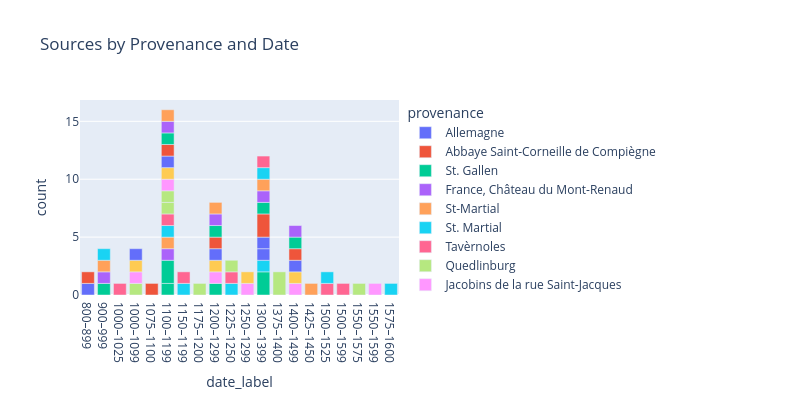

The notebook cell saved with this chart:
### Markdown cell above
## Exploring the Institutional Provenance of Sources

### Code cell
sources_grouped = (
    sources_df
    .groupby(['date_label', 'country', 'provenance','century_num', 'date_start'])
    .size()
    .reset_index(name='count')
    .sort_values(['century_num', 'date_start'])
)

fig = px.bar(sources_grouped,
             x='date_label',
             y='count',
             color='provenance',
             title='Sources by Provenance and Date',
             width=800, height=400)

# Tell Plotly to keep the x-axis order as-is (don't re-sort alphabetically)
fig.update_xaxes(categoryorder='array', categoryarray=sources_grouped['date_label'].tolist())

fig.show()

### Figure 1 — Plotly figure (JSON) as saved in the notebook; plotly's stock layout.template omitted (floating-point values rounded to 4 significant figures)
{"data": [{"alignmentgroup": "True", "hovertemplate": "provenance=Allemagne<br>date_label=%{x}<br>count=%{y}<extra></extra>", "legendgroup": "Allemagne", "marker": {"color": "#636efa", "pattern": {"shape": ""}}, "name": "Allemagne", "offsetgroup": "Allemagne", "orientation": "v", "showlegend": true, "textposition": "auto", "type": "bar", "x": ["800–899"], "xaxis": "x", "y": [1], "yaxis": "y"}, {"alignmentgroup": "True", "hovertemplate": "provenance=Abbaye Saint-Corneille de Compiègne<br>date_label=%{x}<br>count=%{y}<extra></extra>", "legendgroup": "Abbaye Saint-Corneille de Compiègne", "marker": {"color": "#EF553B", "pattern": {"shape": ""}}, "name": "Abbaye Saint-Corneille de Compiègne", "offsetgroup": "Abbaye Saint-Corneille de Compiègne", "orientation": "v", "showlegend": true, "textposition": "auto", "type": "bar", "x": ["800–899"], "xaxis": "x", "y": [1], "yaxis": "y"}, {"alignmentgroup": "True", "hovertemplate": "provenance=St. Gallen<br>date_label=%{x}<br>count=%{y}<extra></extra>", "legendgroup": "St. Gallen", "marker": {"color": "#00cc96", "pattern": {"shape": ""}}, "name": "St. Gallen", "offsetgroup": "St. Gallen", "orientation": "v", "showlegend": true, "textposition": "auto", "type": "bar", "x": ["900–999", "1100–1199"], "xaxis": "x", "y": [1, 1], "yaxis": "y"}, {"alignmentgroup": "True", "hovertemplate": "provenance=France, Château du Mont-Renaud<br>date_label=%{x}<br>count=%{y}<extra></extra>", "legendgroup": "France, Château du Mont-Renaud", "marker": {"color": "#ab63fa", "pattern": {"shape": ""}}, "name": "France, Château du Mont-Renaud", "offsetgroup": "France, Château du Mont-Renaud", "orientation": "v", "showlegend": true, "textposition": "auto", "type": "bar", "x": ["900–999"], "xaxis": "x", "y": [1], "yaxis": "y"}, {"alignmentgroup": "True", "hovertemplate": "provenance=St-Martial<br>date_label=%{x}<br>count=%{y}<extra></extra>", "legendgroup": "St-Martial", "marker": {"color": "#FFA15A", "pattern": {"shape": ""}}, "name": "St-Martial", "offsetgroup": "St-Martial", "orientation": "v", "showlegend": true, "textposition": "auto", "type": "bar", "x": ["900–999"], "xaxis": "x", "y": [1], "yaxis": "y"}, {"alignmentgroup": "True", "hovertemplate": "provenance=St. Martial<br>date_label=%{x}<br>count=%{y}<extra></extra>", "legendgroup": "St. Martial", "marker": {"color": "#19d3f3", "pattern": {"shape": ""}}, "name": "St. Martial", "offsetgroup": "St. Martial", "orientation": "v", "showlegend": true, "textposition": "auto", "type": "bar", "x": ["900–999"], "xaxis": "x", "y": [1], "yaxis": "y"}, {"alignmentgroup": "True", "hovertemplate": "provenance=Tavèrnoles<br>date_label=%{x}<br>count=%{y}<extra></extra>", "legendgroup": "Tavèrnoles", "marker": {"color": "#FF6692", "pattern": {"shape": ""}}, "name": "Tavèrnoles", "offsetgroup": "Tavèrnoles", "orientation": "v", "showlegend": true, "textposition": "auto", "type": "bar", "x": ["1000–1025"], "xaxis": "x", "y": [1], "yaxis": "y"}, {"alignmentgroup": "True", "hovertemplate": "provenance=Quedlinburg<br>date_label=%{x}<br>count=%{y}<extra></extra>", "legendgroup": "Quedlinburg", "marker": {"color": "#B6E880", "pattern": {"shape": ""}}, "name": "Quedlinburg", "offsetgroup": "Quedlinburg", "orientation": "v", "showlegend": true, "textposition": "auto", "type": "bar", "x": ["1000–1099"], "xaxis": "x", "y": [1], "yaxis": "y"}, {"alignmentgroup": "True", "hovertemplate": "provenance=Jacobins de la rue Saint-Jacques<br>date_label=%{x}<br>count=%{y}<extra></extra>", "legendgroup": "Jacobins de la rue Saint-Jacques", "marker": {"color": "#FF97FF", "pattern": {"shape": ""}}, "name": "Jacobins de la rue Saint-Jacques", "offsetgroup": "Jacobins de la rue Saint-Jacques", "orientation": "v", "showlegend": true, "textposition": "auto", "type": "bar", "x": ["1000–1099"], "xaxis": "x", "y": [1], "yaxis": "y"}, {"alignmentgroup": "True", "hovertemplate": "provenance=Ascribed to Santo Domingo de Silos (see 'Description' above)<br>date_label=%{x}<br>count=%{y}<extra></extra>", "legendgroup": "Ascribed to Santo Domingo de Silos (see 'Description' above)", "marker": {"color": "#FECB52", "pattern": {"shape": ""}}, "name": "Ascribed to Santo Domingo de Silos (see 'Description' above)", "offsetgroup": "Ascribed to Santo Domingo de Silos (see 'Description' above)", "orientation": "v", "showlegend": true, "textposition": "auto", "type": "bar", "x": ["1000–1099"], "xaxis": "x", "y": [1], "yaxis": "y"}, {"alignmentgroup": "True", "hovertemplate": "provenance=Santo Domingo de Silos<br>date_label=%{x}<br>count=%{y}<extra></extra>", "legendgroup": "Santo Domingo de Silos", "marker": {"color": "#636efa", "pattern": {"shape": ""}}, "name": "Santo Domingo de Silos", "offsetgroup": "Santo Domingo de Silos", "orientation": "v", "showlegend": true, "textposition": "auto", "type": "bar", "x": ["1000–1099"], "xaxis": "x", "y": [1], "yaxis": "y"}, {"alignmentgroup": "True", "hovertemplate": "provenance=Toledo<br>date_label=%{x}<br>count=%{y}<extra></extra>", "legendgroup": "Toledo", "marker": {"color": "#EF553B", "pattern": {"shape": ""}}, "name": "Toledo", "offsetgroup": "Toledo", "orientation": "v", "showlegend": true, "textposition": "auto", "type": "bar", "x": ["1075–1100"], "xaxis": "x", "y": [1], "yaxis": "y"}, {"alignmentgroup": "True", "hovertemplate": "provenance=Klosterneuburg<br>date_label=%{x}<br>count=%{y}<extra></extra>", "legendgroup": "Klosterneuburg", "marker": {"color": "#00cc96", "pattern": {"shape": ""}}, "name": "Klosterneuburg", "offsetgroup": "Klosterneuburg", "orientation": "v", "showlegend": true, "textposition": "auto", "type": "bar", "x": ["1100–1199", "1200–1299", "1300–1399"], "xaxis": "x", "y": [2, 1, 2], "yaxis": "y"}, {"alignmentgroup": "True", "hovertemplate": "provenance=Kremsmünster<br>date_label=%{x}<br>count=%{y}<extra></extra>", "legendgroup": "Kremsmünster", "marker": {"color": "#ab63fa", "pattern": {"shape": ""}}, "name": "Kremsmünster", "offsetgroup": "Kremsmünster", "orientation": "v", "showlegend": true, "textposition": "auto", "type": "bar", "x": ["1100–1199"], "xaxis": "x", "y": [1], "yaxis": "y"}, {"alignmentgroup": "True", "hovertemplate": "provenance=Southern Germany / Austria<br>date_label=%{x}<br>count=%{y}<extra></extra>", "legendgroup": "Southern Germany / Austria", "marker": {"color": "#FFA15A", "pattern": {"shape": ""}}, "name": "Southern Germany / Austria", "offsetgroup": "Southern Germany / Austria", "orientation": "v", "showlegend": true, "textposition": "auto", "type": "bar", "x": ["1100–1199"], "xaxis": "x", "y": [1], "yaxis": "y"}, {"alignmentgroup": "True", "hovertemplate": "provenance=Köln<br>date_label=%{x}<br>count=%{y}<extra></extra>", "legendgroup": "Köln", "marker": {"color": "#19d3f3", "pattern": {"shape": ""}}, "name": "Köln", "offsetgroup": "Köln", "orientation": "v", "showlegend": true, "textposition": "auto", "type": "bar", "x": ["1100–1199"], "xaxis": "x", "y": [1], "yaxis": "y"}, {"alignmentgroup": "True", "hovertemplate": "provenance=Weingarten<br>date_label=%{x}<br>count=%{y}<extra></extra>", "legendgroup": "Weingarten", "marker": {"color": "#FF6692", "pattern": {"shape": ""}}, "name": "Weingarten", "offsetgroup": "Weingarten", "orientation": "v", "showlegend": true, "textposition": "auto", "type": "bar", "x": ["1100–1199"], "xaxis": "x", "y": [1], "yaxis": "y"}, {"alignmentgroup": "True", "hovertemplate": "provenance=Würzburg<br>date_label=%{x}<br>count=%{y}<extra></extra>", "legendgroup": "Würzburg", "marker": {"color": "#B6E880", "pattern": {"shape": ""}}, "name": "Würzburg", "offsetgroup": "Würzburg", "orientation": "v", "showlegend": true, "textposition": "auto", "type": "bar", "x": ["1100–1199", "1100–1199"], "xaxis": "x", "y": [1, 1], "yaxis": "y"}, {"alignmentgroup": "True", "hovertemplate": "provenance=Zwiefalten<br>date_label=%{x}<br>count=%{y}<extra></extra>", "legendgroup": "Zwiefalten", "marker": {"color": "#FF97FF", "pattern": {"shape": ""}}, "name": "Zwiefalten", "offsetgroup": "Zwiefalten", "orientation": "v", "showlegend": true, "textposition": "auto", "type": "bar", "x": ["1100–1199"], "xaxis": "x", "y": [1], "yaxis": "y"}, {"alignmentgroup": "True", "hovertemplate": "provenance=Auch<br>date_label=%{x}<br>count=%{y}<extra></extra>", "legendgroup": "Auch", "marker": {"color": "#FECB52", "pattern": {"shape": ""}}, "name": "Auch", "offsetgroup": "Auch", "orientation": "v", "showlegend": true, "textposition": "auto", "type": "bar", "x": ["1100–1199"], "xaxis": "x", "y": [1], "yaxis": "y"}, {"alignmentgroup": "True", "hovertemplate": "provenance=Colegiata de Sant Feliu de Girona<br>date_label=%{x}<br>count=%{y}<extra></extra>", "legendgroup": "Colegiata de Sant Feliu de Girona", "marker": {"color": "#636efa", "pattern": {"shape": ""}}, "name": "Colegiata de Sant Feliu de Girona", "offsetgroup": "Colegiata de Sant Feliu de Girona", "orientation": "v", "showlegend": true, "textposition": "auto", "type": "bar", "x": ["1100–1199"], "xaxis": "x", "y": [1], "yaxis": "y"}, {"alignmentgroup": "True", "hovertemplate": "provenance=Abbaye royale de Saint-Denis<br>date_label=%{x}<br>count=%{y}<extra></extra>", "legendgroup": "Abbaye royale de Saint-Denis", "marker": {"color": "#EF553B", "pattern": {"shape": ""}}, "name": "Abbaye royale de Saint-Denis", "offsetgroup": "Abbaye royale de Saint-Denis", "orientation": "v", "showlegend": true, "textposition": "auto", "type": "bar", "x": ["1100–1199"], "xaxis": "x", "y": [1], "yaxis": "y"}, {"alignmentgroup": "True", "hovertemplate": "provenance=France, Nevers, Cathédrale de Nevers<br>date_label=%{x}<br>count=%{y}<extra></extra>", "legendgroup": "France, Nevers, Cathédrale de Nevers", "marker": {"color": "#00cc96", "pattern": {"shape": ""}}, "name": "France, Nevers, Cathédrale de Nevers", "offsetgroup": "France, Nevers, Cathédrale de Nevers", "orientation": "v", "showlegend": true, "textposition": "auto", "type": "bar", "x": ["1100–1199"], "xaxis": "x", "y": [1], "yaxis": "y"}, {"alignmentgroup": "True", "hovertemplate": "provenance=Saint-Amand<br>date_label=%{x}<br>count=%{y}<extra></extra>", "legendgroup": "Saint-Amand", "marker": {"color": "#ab63fa", "pattern": {"shape": ""}}, "name": "Saint-Amand", "offsetgroup": "Saint-Amand", "orientation": "v", "showlegend": true, "textposition": "auto", "type": "bar", "x": ["1100–1199"], "xaxis": "x", "y": [1], "yaxis": "y"}, {"alignmentgroup": "True", "hovertemplate": "provenance=St-Maur-des-Fossés<br>date_label=%{x}<br>count=%{y}<extra></extra>", "legendgroup": "St-Maur-des-Fossés", "marker": {"color": "#FFA15A", "pattern": {"shape": ""}}, "name": "St-Maur-des-Fossés", "offsetgroup": "St-Maur-des-Fossés", "orientation": "v", "showlegend": true, "textposition": "auto", "type": "bar", "x": ["1100–1199"], "xaxis": "x", "y": [1], "yaxis": "y"}, {"alignmentgroup": "True", "hovertemplate": "provenance=Prague, St. George Monastery<br>date_label=%{x}<br>count=%{y}<extra></extra>", "legendgroup": "Prague, St. George Monastery", "marker": {"color": "#19d3f3", "pattern": {"shape": ""}}, "name": "Prague, St. George Monastery", "offsetgroup": "Prague, St. George Monastery", "orientation": "v", "showlegend": true, "textposition": "auto", "type": "bar", "x": ["1150–1199", "1300–1399"], "xaxis": "x", "y": [1, 1], "yaxis": "y"}, {"alignmentgroup": "True", "hovertemplate": "provenance=Milan<br>date_label=%{x}<br>count=%{y}<extra></extra>", "legendgroup": "Milan", "marker": {"color": "#FF6692", "pattern": {"shape": ""}}, "name": "Milan", "offsetgroup": "Milan", "orientation": "v", "showlegend": true, "textposition": "auto", "type": "bar", "x": ["1150–1199"], "xaxis": "x", "y": [1], "yaxis": "y"}, {"alignmentgroup": "True", "hovertemplate": "provenance=Marseille<br>date_label=%{x}<br>count=%{y}<extra></extra>", "legendgroup": "Marseille", "marker": {"color": "#B6E880", "pattern": {"shape": ""}}, "name": "Marseille", "offsetgroup": "Marseille", "orientation": "v", "showlegend": true, "textposition": "auto", "type": "bar", "x": ["1175–1200"], "xaxis": "x", "y": [1], "yaxis": "y"}, {"alignmentgroup": "True", "hovertemplate": "provenance=Rein<br>date_label=%{x}<br>count=%{y}<extra></extra>", "legendgroup": "Rein", "marker": {"color": "#FF97FF", "pattern": {"shape": ""}}, "name": "Rein", "offsetgroup": "Rein", "orientation": "v", "showlegend": true, "textposition": "auto", "type": "bar", "x": ["1200–1299"], "xaxis": "x", "y": [1], "yaxis": "y"}, {"alignmentgroup": "True", "hovertemplate": "provenance=Esztergom<br>date_label=%{x}<br>count=%{y}<extra></extra>", "legendgroup": "Esztergom", "marker": {"color": "#FECB52", "pattern": {"shape": ""}}, "name": "Esztergom", "offsetgroup": "Esztergom", "orientation": "v", "showlegend": true, "textposition": "auto", "type": "bar", "x": ["1200–1299"], "xaxis": "x", "y": [1], "yaxis": "y"}, {"alignmentgroup": "True", "hovertemplate": "provenance=St George's Convent in Prague<br>date_label=%{x}<br>count=%{y}<extra></extra>", "legendgroup": "St George's Convent in Prague", "marker": {"color": "#636efa", "pattern": {"shape": ""}}, "name": "St George's Convent in Prague", "offsetgroup": "St George's Convent in Prague", "orientation": "v", "showlegend": true, "textposition": "auto", "type": "bar", "x": ["1200–1299", "1300–1399"], "xaxis": "x", "y": [1, 1], "yaxis": "y"}, {"alignmentgroup": "True", "hovertemplate": "provenance=Huesca<br>date_label=%{x}<br>count=%{y}<extra></extra>", "legendgroup": "Huesca", "marker": {"color": "#EF553B", "pattern": {"shape": ""}}, "name": "Huesca", "offsetgroup": "Huesca", "orientation": "v", "showlegend": true, "textposition": "auto", "type": "bar", "x": ["1200–1299"], "xaxis": "x", "y": [1], "yaxis": "y"}, {"alignmentgroup": "True", "hovertemplate": "provenance=Monasterio de San Salvador de Celanova (Ourense)<br>date_label=%{x}<br>count=%{y}<extra></extra>", "legendgroup": "Monasterio de San Salvador de Celanova (Ourense)", "marker": {"color": "#00cc96", "pattern": {"shape": ""}}, "name": "Monasterio de San Salvador de Celanova (Ourense)", "offsetgroup": "Monasterio de San Salvador de Celanova (Ourense)", "orientation": "v", "showlegend": true, "textposition": "auto", "type": "bar", "x": ["1200–1299"], "xaxis": "x", "y": [1], "yaxis": "y"}, {"alignmentgroup": "True", "hovertemplate": "provenance=Sens<br>date_label=%{x}<br>count=%{y}<extra></extra>", "legendgroup": "Sens", "marker": {"color": "#ab63fa", "pattern": {"shape": ""}}, "name": "Sens", "offsetgroup": "Sens", "orientation": "v", "showlegend": true, "textposition": "auto", "type": "bar", "x": ["1200–1299"], "xaxis": "x", "y": [1], "yaxis": "y"}, {"alignmentgroup": "True", "hovertemplate": "provenance=Tours<br>date_label=%{x}<br>count=%{y}<extra></extra>", "legendgroup": "Tours", "marker": {"color": "#FFA15A", "pattern": {"shape": ""}}, "name": "Tours", "offsetgroup": "Tours", "orientation": "v", "showlegend": true, "textposition": "auto", "type": "bar", "x": ["1200–1299"], "xaxis": "x", "y": [1], "yaxis": "y"}, {"alignmentgroup": "True", "hovertemplate": "provenance=Italy<br>date_label=%{x}<br>count=%{y}<extra></extra>", "legendgroup": "Italy", "marker": {"color": "#19d3f3", "pattern": {"shape": ""}}, "name": "Italy", "offsetgroup": "Italy", "orientation": "v", "showlegend": true, "textposition": "auto", "type": "bar", "x": ["1225–1250"], "xaxis": "x", "y": [1], "yaxis": "y"}, {"alignmentgroup": "True", "hovertemplate": "provenance=Cambrai<br>date_label=%{x}<br>count=%{y}<extra></extra>", "legendgroup": "Cambrai", "marker": {"color": "#FF6692", "pattern": {"shape": ""}}, "name": "Cambrai", "offsetgroup": "Cambrai", "orientation": "v", "showlegend": true, "textposition": "auto", "type": "bar", "x": ["1225–1250", "1500–1525"], "xaxis": "x", "y": [1, 1], "yaxis": "y"}, {"alignmentgroup": "True", "hovertemplate": "provenance=Worcester<br>date_label=%{x}<br>count=%{y}<extra></extra>", "legendgroup": "Worcester", "marker": {"color": "#B6E880", "pattern": {"shape": ""}}, "name": "Worcester", "offsetgroup": "Worcester", "orientation": "v", "showlegend": true, "textposition": "auto", "type": "bar", "x": ["1225–1250"], "xaxis": "x", "y": [1], "yaxis": "y"}, {"alignmentgroup": "True", "hovertemplate": "provenance=St. Pölten<br>date_label=%{x}<br>count=%{y}<extra></extra>", "legendgroup": "St. Pölten", "marker": {"color": "#FF97FF", "pattern": {"shape": ""}}, "name": "St. Pölten", "offsetgroup": "St. Pölten", "orientation": "v", "showlegend": true, "textposition": "auto", "type": "bar", "x": ["1250–1299"], "xaxis": "x", "y": [1], "yaxis": "y"}, {"alignmentgroup": "True", "hovertemplate": "provenance=Aachen<br>date_label=%{x}<br>count=%{y}<extra></extra>", "legendgroup": "Aachen", "marker": {"color": "#FECB52", "pattern": {"shape": ""}}, "name": "Aachen", "offsetgroup": "Aachen", "orientation": "v", "showlegend": true, "textposition": "auto", "type": "bar", "x": ["1250–1299"], "xaxis": "x", "y": [1], "yaxis": "y"}, {"alignmentgroup": "True", "hovertemplate": "provenance=St-Florian<br>date_label=%{x}<br>count=%{y}<extra></extra>", "legendgroup": "St-Florian", "marker": {"color": "#636efa", "pattern": {"shape": ""}}, "name": "St-Florian", "offsetgroup": "St-Florian", "orientation": "v", "showlegend": true, "textposition": "auto", "type": "bar", "x": ["1300–1399"], "xaxis": "x", "y": [1], "yaxis": "y"}, {"alignmentgroup": "True", "hovertemplate": "provenance=St-Lambrecht<br>date_label=%{x}<br>count=%{y}<extra></extra>", "legendgroup": "St-Lambrecht", "marker": {"color": "#EF553B", "pattern": {"shape": ""}}, "name": "St-Lambrecht", "offsetgroup": "St-Lambrecht", "orientation": "v", "showlegend": true, "textposition": "auto", "type": "bar", "x": ["1300–1399"], "xaxis": "x", "y": [2], "yaxis": "y"}, {"alignmentgroup": "True", "hovertemplate": "provenance=Einsiedeln<br>date_label=%{x}<br>count=%{y}<extra></extra>", "legendgroup": "Einsiedeln", "marker": {"color": "#00cc96", "pattern": {"shape": ""}}, "name": "Einsiedeln", "offsetgroup": "Einsiedeln", "orientation": "v", "showlegend": true, "textposition": "auto", "type": "bar", "x": ["1300–1399"], "xaxis": "x", "y": [1], "yaxis": "y"}, {"alignmentgroup": "True", "hovertemplate": "provenance=Catedral de Vic (Barcelona)<br>date_label=%{x}<br>count=%{y}<extra></extra>", "legendgroup": "Catedral de Vic (Barcelona)", "marker": {"color": "#ab63fa", "pattern": {"shape": ""}}, "name": "Catedral de Vic (Barcelona)", "offsetgroup": "Catedral de Vic (Barcelona)", "orientation": "v", "showlegend": true, "textposition": "auto", "type": "bar", "x": ["1300–1399"], "xaxis": "x", "y": [1], "yaxis": "y"}, {"alignmentgroup": "True", "hovertemplate": "provenance=Sant Cugat (Barcelona)<br>date_label=%{x}<br>count=%{y}<extra></extra>", "legendgroup": "Sant Cugat (Barcelona)", "marker": {"color": "#FFA15A", "pattern": {"shape": ""}}, "name": "Sant Cugat (Barcelona)", "offsetgroup": "Sant Cugat (Barcelona)", "orientation": "v", "showlegend": true, "textposition": "auto", "type": "bar", "x": ["1300–1399"], "xaxis": "x", "y": [1], "yaxis": "y"}, {"alignmentgroup": "True", "hovertemplate": "provenance=Arras<br>date_label=%{x}<br>count=%{y}<extra></extra>", "legendgroup": "Arras", "marker": {"color": "#19d3f3", "pattern": {"shape": ""}}, "name": "Arras", "offsetgroup": "Arras", "orientation": "v", "showlegend": true, "textposition": "auto", "type": "bar", "x": ["1300–1399"], "xaxis": "x", "y": [1], "yaxis": "y"}, {"alignmentgroup": "True", "hovertemplate": "provenance=Paris<br>date_label=%{x}<br>count=%{y}<extra></extra>", "legendgroup": "Paris", "marker": {"color": "#FF6692", "pattern": {"shape": ""}}, "name": "Paris", "offsetgroup": "Paris", "orientation": "v", "showlegend": true, "textposition": "auto", "type": "bar", "x": ["1300–1399"], "xaxis": "x", "y": [1], "yaxis": "y"}, {"alignmentgroup": "True", "hovertemplate": "provenance=Tongeren<br>date_label=%{x}<br>count=%{y}<extra></extra>", "legendgroup": "Tongeren", "marker": {"color": "#B6E880", "pattern": {"shape": ""}}, "name": "Tongeren", "offsetgroup": "Tongeren", "orientation": "v", "showlegend": true, "textposition": "auto", "type": "bar", "x": ["1375–1400"], "xaxis": "x", "y": [2], "yaxis": "y"}, {"alignmentgroup": "True", "hovertemplate": "provenance=Kirnberg<br>date_label=%{x}<br>count=%{y}<extra></extra>", "legendgroup": "Kirnberg", "marker": {"color": "#FF97FF", "pattern": {"shape": ""}}, "name": "Kirnberg", "offsetgroup": "Kirnberg", "orientation": "v", "showlegend": true, "textposition": "auto", "type": "bar", "x": ["1400–1499"], "xaxis": "x", "y": [1], "yaxis": "y"}, {"alignmentgroup": "True", "hovertemplate": "provenance=Pilsen<br>date_label=%{x}<br>count=%{y}<extra></extra>", "legendgroup": "Pilsen", "marker": {"color": "#FECB52", "pattern": {"shape": ""}}, "name": "Pilsen", "offsetgroup": "Pilsen", "orientation": "v", "showlegend": true, "textposition": "auto", "type": "bar", "x": ["1400–1499"], "xaxis": "x", "y": [1], "yaxis": "y"}, {"alignmentgroup": "True", "hovertemplate": "provenance=Barbastro<br>date_label=%{x}<br>count=%{y}<extra></extra>", "legendgroup": "Barbastro", "marker": {"color": "#636efa", "pattern": {"shape": ""}}, "name": "Barbastro", "offsetgroup": "Barbastro", "orientation": "v", "showlegend": true, "textposition": "auto", "type": "bar", "x": ["1400–1499"], "xaxis": "x", "y": [1], "yaxis": "y"}, {"alignmentgroup": "True", "hovertemplate": "provenance=Cataluña o sur de Francia (?)<br>date_label=%{x}<br>count=%{y}<extra></extra>", "legendgroup": "Cataluña o sur de Francia (?)", "marker": {"color": "#EF553B", "pattern": {"shape": ""}}, "name": "Cataluña o sur de Francia (?)", "offsetgroup": "Cataluña o sur de Francia (?)", "orientation": "v", "showlegend": true, "textposition": "auto", "type": "bar", "x": ["1400–1499"], "xaxis": "x", "y": [1], "yaxis": "y"}, {"alignmentgroup": "True", "hovertemplate": "provenance=Convento de las clarisas de la Santísima Trinidad (Valencia)<br>date_label=%{x}<br>count=%{y}<extra></extra>", "legendgroup": "Convento de las clarisas de la Santísima Trinidad (Valencia)", "marker": {"color": "#00cc96", "pattern": {"shape": ""}}, "name": "Convento de las clarisas de la Santísima Trinidad (Valencia)", "offsetgroup": "Convento de las clarisas de la Santísima Trinidad (Valencia)", "orientation": "v", "showlegend": true, "textposition": "auto", "type": "bar", "x": ["1400–1499"], "xaxis": "x", "y": [1], "yaxis": "y"}, {"alignmentgroup": "True", "hovertemplate": "provenance=Monasterio no identificado de la Orden de los Cartujos<br>date_label=%{x}<br>count=%{y}<extra></extra>", "legendgroup": "Monasterio no identificado de la Orden de los Cartujos", "marker": {"color": "#ab63fa", "pattern": {"shape": ""}}, "name": "Monasterio no identificado de la Orden de los Cartujos", "offsetgroup": "Monasterio no identificado de la Orden de los Cartujos", "orientation": "v", "showlegend": true, "textposition": "auto", "type": "bar", "x": ["1400–1499"], "xaxis": "x", "y": [1], "yaxis": "y"}, {"alignmentgroup": "True", "hovertemplate": "provenance=Mainz<br>date_label=%{x}<br>count=%{y}<extra></extra>", "legendgroup": "Mainz", "marker": {"color": "#FFA15A", "pattern": {"shape": ""}}, "name": "Mainz", "offsetgroup": "Mainz", "orientation": "v", "showlegend": true, "textposition": "auto", "type": "bar", "x": ["1425–1450"], "xaxis": "x", "y": [1], "yaxis": "y"}, {"alignmentgroup": "True", "hovertemplate": "provenance=Augsburg<br>date_label=%{x}<br>count=%{y}<extra></extra>", "legendgroup": "Augsburg", "marker": {"color": "#19d3f3", "pattern": {"shape": ""}}, "name": "Augsburg", "offsetgroup": "Augsburg", "orientation": "v", "showlegend": true, "textposition": "auto", "type": "bar", "x": ["1500–1525", "1575–1600"], "xaxis": "x", "y": [1, 1], "yaxis": "y"}, {"alignmentgroup": "True", "hovertemplate": "provenance=Hilwartshausen<br>date_label=%{x}<br>count=%{y}<extra></extra>", "legendgroup": "Hilwartshausen", "marker": {"color": "#FF6692", "pattern": {"shape": ""}}, "name": "Hilwartshausen", "offsetgroup": "Hilwartshausen", "orientation": "v", "showlegend": true, "textposition": "auto", "type": "bar", "x": ["1500–1599"], "xaxis": "x", "y": [1], "yaxis": "y"}, {"alignmentgroup": "True", "hovertemplate": "provenance=Salzinnes<br>date_label=%{x}<br>count=%{y}<extra></extra>", "legendgroup": "Salzinnes", "marker": {"color": "#B6E880", "pattern": {"shape": ""}}, "name": "Salzinnes", "offsetgroup": "Salzinnes", "orientation": "v", "showlegend": true, "textposition": "auto", "type": "bar", "x": ["1550–1575"], "xaxis": "x", "y": [1], "yaxis": "y"}, {"alignmentgroup": "True", "hovertemplate": "provenance=Spain<br>date_label=%{x}<br>count=%{y}<extra></extra>", "legendgroup": "Spain", "marker": {"color": "#FF97FF", "pattern": {"shape": ""}}, "name": "Spain", "offsetgroup": "Spain", "orientation": "v", "showlegend": true, "textposition": "auto", "type": "bar", "x": ["1550–1599"], "xaxis": "x", "y": [1], "yaxis": "y"}], "layout": {"barmode": "relative", "height": 400, "legend": {"title": {"text": "provenance"}, "tracegroupgap": 0}, "title": {"text": "Sources by Provenance and Date"}, "width": 800, "xaxis": {"anchor": "y", "categoryarray": ["800–899", "800–899", "900–999", "900–999", "900–999", "900–999", "1000–1025", "1000–1099", "1000–1099", "1000–1099", "1000–1099", "1075–1100", "1100–1199", "1100–1199", "1100–1199", "1100–1199", "1100–1199", "1100–1199", "1100–1199", "1100–1199", "1100–1199", "1100–1199", "1100–1199", "1100–1199", "1100–1199", "1100–1199", "1100–1199", "1150–1199", "1150–1199", "1175–1200", "1200–1299", "1200–1299", "1200–1299", "1200–1299", "1200–1299", "1200–1299", "1200–1299", "1200–1299", "1225–1250", "1225–1250", "1225–1250", "1250–1299", "1250–1299", "1300–1399", "1300–1399", "1300–1399", "1300–1399", "1300–1399", "1300–1399", "1300–1399", "1300–1399", "1300–1399", "1300–1399", "1375–1400", "1400–1499", "1400–1499", "1400–1499", "1400–1499", "1400–1499", "1400–1499", "1425–1450", "1500–1525", "1500–1525", "1500–1599", "1550–1575", "1550–1599", "1575–1600"], "categoryorder": "array", "domain": [0, 1], "title": {"text": "date_label"}}, "yaxis": {"anchor": "x", "domain": [0, 1], "title": {"text": "count"}}}}
